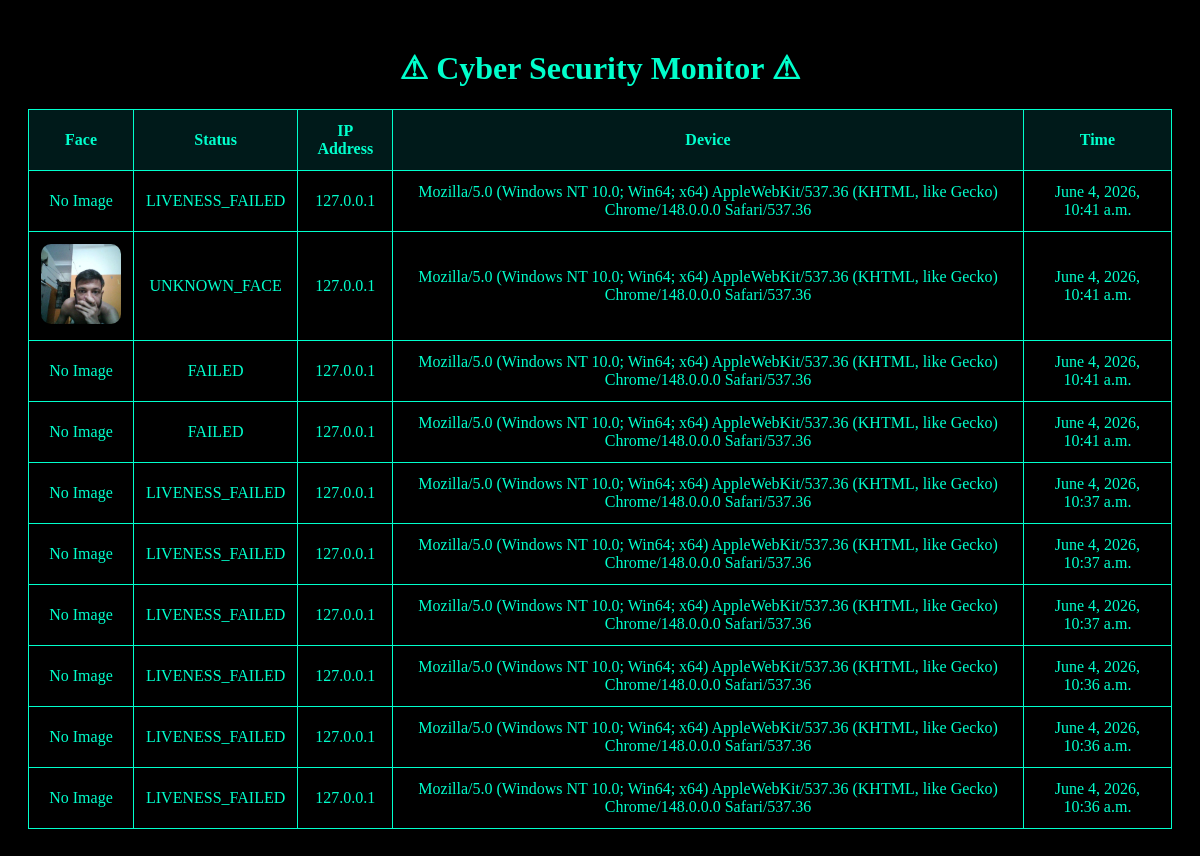
Before: /api/face/security-monitor/ with the older database file.
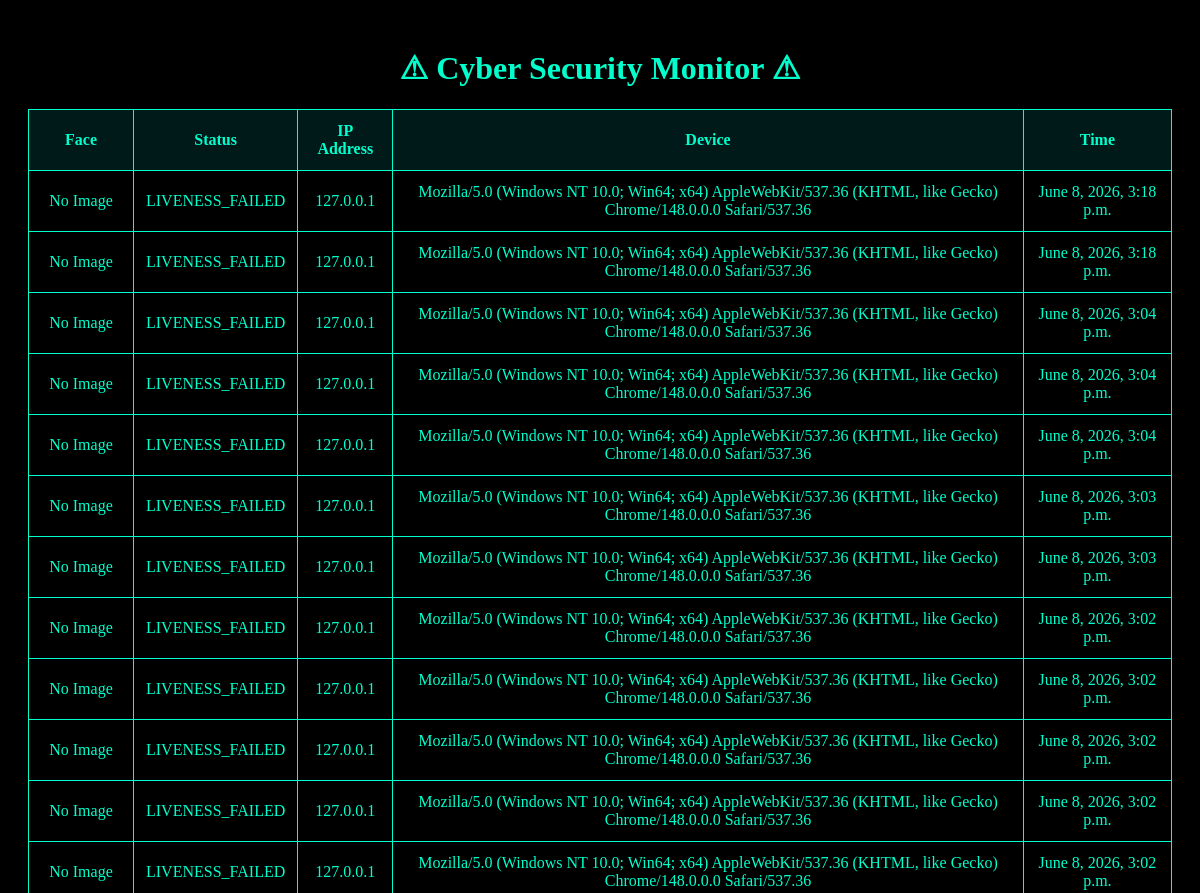
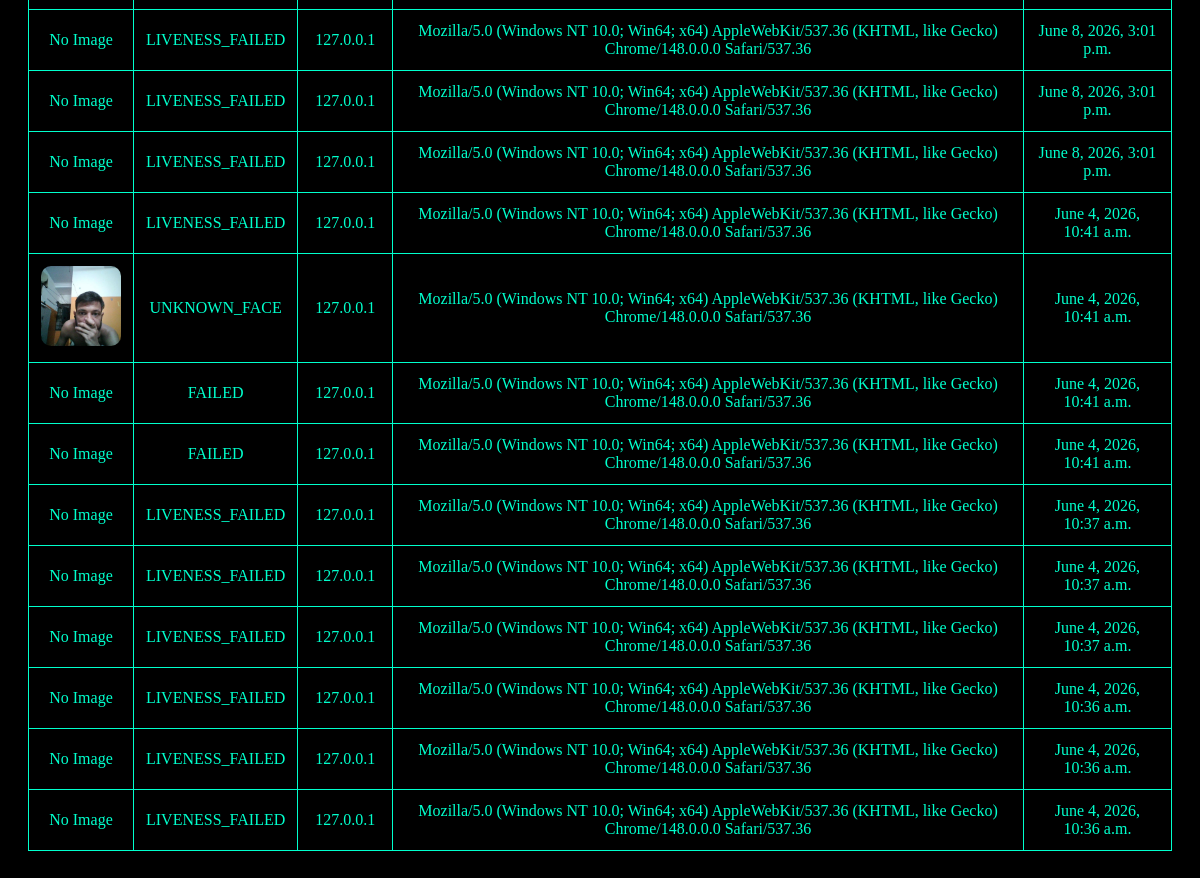
After: the same page with the newer database file (2 pictures, top to bottom).
### authapp/models.py (models this page shows, shortened)
class LoginActivity(models.Model):
    STATUS_CHOICES = [
        ('SUCCESS', 'Success'),
        ('FAILED', 'Failed'),
        ('UNKNOWN_FACE', 'Unknown Face'),
        ('LIVENESS_FAILED', 'Liveness Failed'),
    ]
    user = models.ForeignKey(
        User,
        on_delete=models.SET_NULL,
        null=True,
        blank=True
    )
    login_time = models.DateTimeField(auto_now_add=True)
    logout_time = models.DateTimeField(
        null=True,
        blank=True
    )
    ip_address = models.CharField(
        max_length=100,
        blank=True,
        null=True
    )
    device_info = models.TextField(
        blank=True,
        null=True
    )
    status = models.CharField(
        max_length=30,
        choices=STATUS_CHOICES
    )
    face_image = models.ImageField(
        upload_to='login_faces/',
        null=True,
        blank=True
    )
    session_duration = models.DurationField(
        null=True,
        blank=True
    )

### authapp/views.py (the view)
# urls.py: path('security-monitor/',views.security_monitor,name='security_monitor'),
def security_monitor(request):
    logs = LoginActivity.objects.all().order_by('-login_time')
    return render(
        request,
        'security_monitor.html',
        {'logs': logs}
    )

### templates/security_monitor.html (shortened to what this page needs)
<!DOCTYPE html>
<html lang="en">
<head>
</head>
<body>
    <h1>⚠ Cyber Security Monitor ⚠</h1>
    <table>
        <tr>
            <th>Face</th>
            <th>Status</th>
            <th>IP Address</th>
            <th>Device</th>
            <th>Time</th>
        </tr>
        {% for log in logs %}
        <tr>
            <td>
                {% if log.face_image %}
                <img src="{{ log.face_image.url }}">
                {% else %}
                No Image
                {% endif %}
            </td>
            <td>{{ log.status }}</td>
            <td>{{ log.ip_address }}</td>
            <td>{{ log.device_info }}</td>
            <td>{{ log.login_time }}</td>
        </tr>
        {% endfor %}
    </table>
</body>
</html>

### templates/security_monitor.html (style rules this page uses)
body { background: black; color: #00ffcc; font-family: Consolas; padding: 20px; }
h1 { text-align: center; color: #00ffcc; }
table { width: 100%; border-collapse: collapse; margin-top: 20px; }
th, td { border: 1px solid #00ffcc; padding: 12px; text-align: center; }
th { background: #001a1a; }
img { width: 80px; height: 80px; object-fit: cover; border-radius: 10px; }

Changed rows visible on the page:
added LoginActivity: face_image "No Image", status "LIVENESS_FAILED", ip_address "127.0.0.1", device_info "Mozilla/5.0 (Windows NT 10.0; Win64; x64) AppleWebKit/537.36 (KHTML, like Gecko) Chrome/148.0.0.0 Safari/537.36", login_time "June 8, 2026, 3:18 p.m."
added LoginActivity: face_image "No Image", status "LIVENESS_FAILED", ip_address "127.0.0.1", device_info "Mozilla/5.0 (Windows NT 10.0; Win64; x64) AppleWebKit/537.36 (KHTML, like Gecko) Chrome/148.0.0.0 Safari/537.36", login_time "June 8, 2026, 3:18 p.m."
added LoginActivity: face_image "No Image", status "LIVENESS_FAILED", ip_address "127.0.0.1", device_info "Mozilla/5.0 (Windows NT 10.0; Win64; x64) AppleWebKit/537.36 (KHTML, like Gecko) Chrome/148.0.0.0 Safari/537.36", login_time "June 8, 2026, 3:04 p.m."
added LoginActivity: face_image "No Image", status "LIVENESS_FAILED", ip_address "127.0.0.1", device_info "Mozilla/5.0 (Windows NT 10.0; Win64; x64) AppleWebKit/537.36 (KHTML, like Gecko) Chrome/148.0.0.0 Safari/537.36", login_time "June 8, 2026, 3:04 p.m."
added LoginActivity: face_image "No Image", status "LIVENESS_FAILED", ip_address "127.0.0.1", device_info "Mozilla/5.0 (Windows NT 10.0; Win64; x64) AppleWebKit/537.36 (KHTML, like Gecko) Chrome/148.0.0.0 Safari/537.36", login_time "June 8, 2026, 3:04 p.m."
added LoginActivity: face_image "No Image", status "LIVENESS_FAILED", ip_address "127.0.0.1", device_info "Mozilla/5.0 (Windows NT 10.0; Win64; x64) AppleWebKit/537.36 (KHTML, like Gecko) Chrome/148.0.0.0 Safari/537.36", login_time "June 8, 2026, 3:03 p.m."
added LoginActivity: face_image "No Image", status "LIVENESS_FAILED", ip_address "127.0.0.1", device_info "Mozilla/5.0 (Windows NT 10.0; Win64; x64) AppleWebKit/537.36 (KHTML, like Gecko) Chrome/148.0.0.0 Safari/537.36", login_time "June 8, 2026, 3:03 p.m."
added LoginActivity: face_image "No Image", status "LIVENESS_FAILED", ip_address "127.0.0.1", device_info "Mozilla/5.0 (Windows NT 10.0; Win64; x64) AppleWebKit/537.36 (KHTML, like Gecko) Chrome/148.0.0.0 Safari/537.36", login_time "June 8, 2026, 3:02 p.m."
added LoginActivity: face_image "No Image", status "LIVENESS_FAILED", ip_address "127.0.0.1", device_info "Mozilla/5.0 (Windows NT 10.0; Win64; x64) AppleWebKit/537.36 (KHTML, like Gecko) Chrome/148.0.0.0 Safari/537.36", login_time "June 8, 2026, 3:02 p.m."
added LoginActivity: face_image "No Image", status "LIVENESS_FAILED", ip_address "127.0.0.1", device_info "Mozilla/5.0 (Windows NT 10.0; Win64; x64) AppleWebKit/537.36 (KHTML, like Gecko) Chrome/148.0.0.0 Safari/537.36", login_time "June 8, 2026, 3:02 p.m."
added LoginActivity: face_image "No Image", status "LIVENESS_FAILED", ip_address "127.0.0.1", device_info "Mozilla/5.0 (Windows NT 10.0; Win64; x64) AppleWebKit/537.36 (KHTML, like Gecko) Chrome/148.0.0.0 Safari/537.36", login_time "June 8, 2026, 3:02 p.m."
added LoginActivity: face_image "No Image", status "LIVENESS_FAILED", ip_address "127.0.0.1", device_info "Mozilla/5.0 (Windows NT 10.0; Win64; x64) AppleWebKit/537.36 (KHTML, like Gecko) Chrome/148.0.0.0 Safari/537.36", login_time "June 8, 2026, 3:02 p.m."
added LoginActivity: face_image "No Image", status "LIVENESS_FAILED", ip_address "127.0.0.1", device_info "Mozilla/5.0 (Windows NT 10.0; Win64; x64) AppleWebKit/537.36 (KHTML, like Gecko) Chrome/148.0.0.0 Safari/537.36", login_time "June 8, 2026, 3:01 p.m."
added LoginActivity: face_image "No Image", status "LIVENESS_FAILED", ip_address "127.0.0.1", device_info "Mozilla/5.0 (Windows NT 10.0; Win64; x64) AppleWebKit/537.36 (KHTML, like Gecko) Chrome/148.0.0.0 Safari/537.36", login_time "June 8, 2026, 3:01 p.m."
added LoginActivity: face_image "No Image", status "LIVENESS_FAILED", ip_address "127.0.0.1", device_info "Mozilla/5.0 (Windows NT 10.0; Win64; x64) AppleWebKit/537.36 (KHTML, like Gecko) Chrome/148.0.0.0 Safari/537.36", login_time "June 8, 2026, 3:01 p.m."
